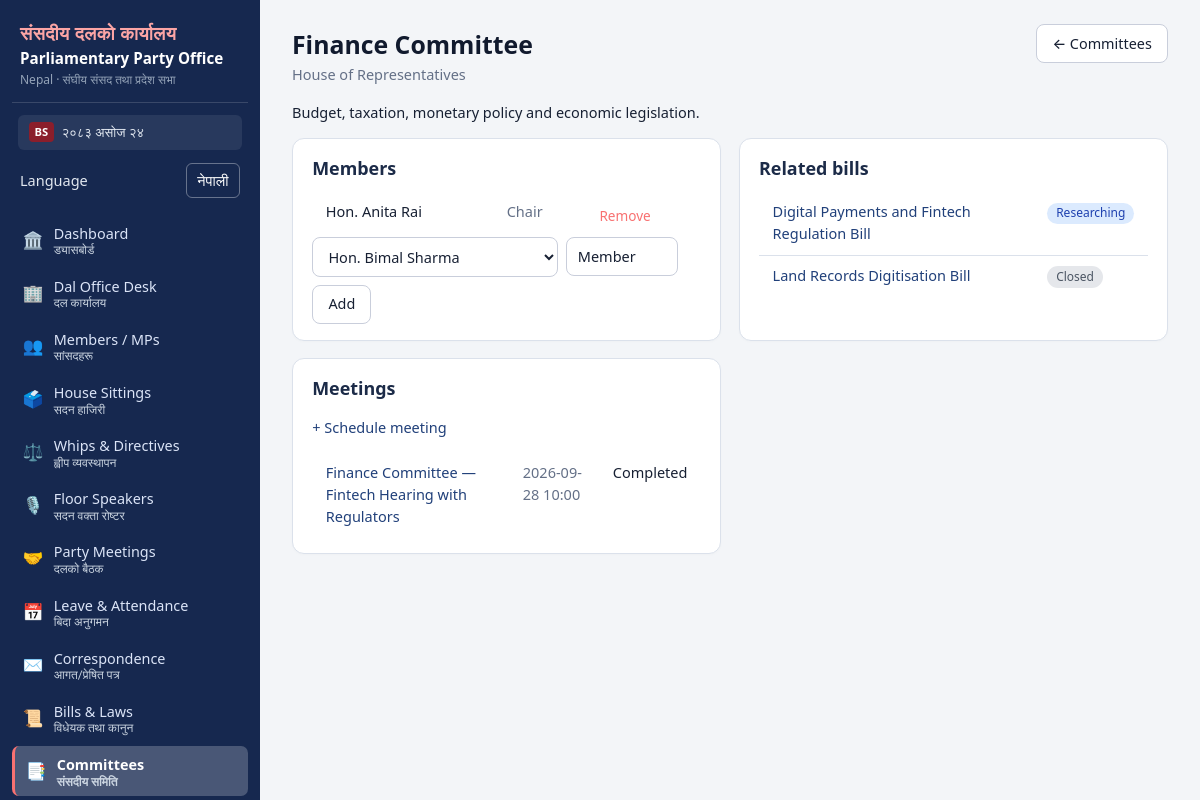
The app's page /committees/2 (signed in) with its own data.
### tables this page shows
CREATE TABLE users(
  id INTEGER PRIMARY KEY, name TEXT NOT NULL, email TEXT NOT NULL UNIQUE,
  password_hash TEXT NOT NULL, role TEXT NOT NULL,
  language TEXT NOT NULL DEFAULT 'en',
  status TEXT NOT NULL DEFAULT 'active', created_at TEXT NOT NULL);

CREATE TABLE committees(
  id INTEGER PRIMARY KEY, name TEXT NOT NULL, house TEXT, description TEXT,
  status TEXT NOT NULL DEFAULT 'active');

CREATE TABLE committee_members(
  committee_id INTEGER NOT NULL REFERENCES committees(id),
  parliamentarian_id INTEGER NOT NULL REFERENCES parliamentarians(id),
  role TEXT NOT NULL DEFAULT 'Member',
  PRIMARY KEY(committee_id, parliamentarian_id));

CREATE TABLE parliamentarians(
  id INTEGER PRIMARY KEY, name TEXT NOT NULL, name_ne TEXT, house TEXT, province TEXT,
  election_type TEXT, pr_cluster TEXT, dal_role TEXT, district TEXT, constituency TEXT,
  committee TEXT, contact TEXT, pa_name TEXT, pa_contact TEXT, capital_address TEXT,
  blood_group TEXT, bio TEXT, photo_url TEXT, status TEXT NOT NULL DEFAULT 'active',
  user_id INTEGER REFERENCES users(id));

CREATE TABLE bills(
  id INTEGER PRIMARY KEY, title TEXT NOT NULL, nepali_title TEXT, description TEXT,
  category TEXT, house TEXT DEFAULT 'House of Representatives', bill_type TEXT DEFAULT 'Government',
  status TEXT NOT NULL DEFAULT 'New', priority TEXT NOT NULL DEFAULT 'Medium',
  introduced_date TEXT, committee_id INTEGER REFERENCES committees(id),
  deadline TEXT, next_action TEXT, party_position TEXT DEFAULT 'Pending',
  decision_date TEXT, created_by INTEGER REFERENCES users(id),
  created_at TEXT NOT NULL, updated_at TEXT NOT NULL);

CREATE TABLE meetings(
  id INTEGER PRIMARY KEY, title TEXT NOT NULL, date TEXT NOT NULL,
  location TEXT, committee_id INTEGER REFERENCES committees(id),
  bill_id INTEGER REFERENCES bills(id), participants TEXT, agenda TEXT,
  decisions TEXT, minutes TEXT, status TEXT NOT NULL DEFAULT 'Scheduled',
  meeting_category TEXT DEFAULT 'Samsadiya Dal Meeting', house TEXT,
  created_by INTEGER REFERENCES users(id), created_at TEXT NOT NULL);

### app.py (the view)
@app.route("/committees/<int:cid>")
@login_required
def committee_view(cid):
    c = q("SELECT * FROM committees WHERE id=?", (cid,), one=True)
    if not c:
        abort(404)
    members = q("SELECT m.role, p.* FROM committee_members m JOIN parliamentarians p "
                "ON p.id=m.parliamentarian_id WHERE m.committee_id=? ORDER BY m.role='Chair' DESC, p.name",
                (cid,))
    bills = q("SELECT * FROM bills WHERE committee_id=? ORDER BY status!='Closed' DESC, title", (cid,))
    meetings = q("SELECT * FROM meetings WHERE committee_id=? ORDER BY date DESC", (cid,))
    candidates = q("SELECT id,name FROM parliamentarians WHERE status='active' AND id NOT IN "
                   "(SELECT parliamentarian_id FROM committee_members WHERE committee_id=?) ORDER BY name",
                   (cid,))
    return render_template("committee.html", c=c, members=members, bills=bills,
                           meetings=meetings, candidates=candidates)

### app.py (called while the page is built)
def today():
    return dt.date.today().isoformat()

def nepali_digits(val):
    if val is None:
        return ""
    return str(val).translate(NEP_DIGITS)

def db():
    if "db" not in g:
        g.db = sqlite3.connect(DB_PATH)
        g.db.row_factory = sqlite3.Row
        g.db.execute("PRAGMA foreign_keys=ON")
    return g.db

def q(sql, args=(), one=False):
    cur = db().execute(sql, args)
    return cur.fetchone() if one else cur.fetchall()

@app.before_request
def load_user():
    g.user = None
    uid = session.get("uid")
    if uid:
        u = q("SELECT * FROM users WHERE id=? AND status='active'", (uid,), one=True)
        if u:
            g.user = u
            session["language"] = u["language"] if "language" in u.keys() else "en"
        else:
            session.clear()
    if request.method == "POST":
        token = request.form.get("_csrf") or request.headers.get("X-CSRF-Token")
        if not token or token != session.get("csrf"):
            abort(400, "Invalid or missing CSRF token. Reload the page and try again.")

def csrf():
    if "csrf" not in session:
        session["csrf"] = secrets.token_hex(16)
    return session["csrf"]

def can(perm):
    return bool(g.user) and g.user["role"] in PERMS.get(perm, set())

def login_required(fn):
    @wraps(fn)
    def wrapper(*a, **kw):
        if not g.user:
            return redirect(url_for("login", next=request.full_path.rstrip("?")))
        return fn(*a, **kw)
    return wrapper

@app.template_filter("slug")
def slug(s):
    return (s or "").lower().replace(" ", "-").replace("/", "-").replace("&", "and")

@app.template_filter("fdt")
def fdt(s):
    return (s or "").replace("T", " ")[:16]

### templates/committee.html (shortened to what this page needs)
{% extends 'base.html' %}{% block title %}{{ c.name }}{% endblock %}
{% block content %}
<div class="page-head"><div><h1>{{ c.name }}</h1><span class="muted">{{ c.house or '' }}</span></div><a class="btn" href="{{ url_for('committees_list') }}">← Committees</a></div>
<p>{{ c.description or '' }}</p>
<div class="grid2">
<section class="card"><h2>Members</h2>
  {% if members %}<table class="tbl"><tbody>{% for m in members %}<tr><td>{{ m.name }}</td><td class="muted">{{ m.role }}</td>
    <td>{% if can('committee.manage') %}<form method="post" action="{{ url_for('committee_member_remove', cid=c.id, pid=m.id) }}"><input type="hidden" name="_csrf" value="{{ csrf() }}"><button class="linkbtn">Remove</button></form>{% endif %}</td></tr>{% endfor %}</tbody></table>
  {% else %}<p class="muted">No members yet.</p>{% endif %}
  {% if can('committee.manage') and candidates %}
  <form method="post" action="{{ url_for('committee_member_add', cid=c.id) }}" class="row">
    <select name="parliamentarian_id">{% for p in candidates %}<option value="{{ p.id }}">{{ p.name }}</option>{% endfor %}</select>
    <input name="role" value="Member" maxlength="60" style="width:7rem">
    <button class="btn">Add</button></form>{% endif %}
</section>
<section class="card"><h2>Related bills</h2>
  {% if bills %}<table class="tbl"><tbody>{% for b in bills %}<tr><td><a href="{{ url_for('bill_view', bid=b.id) }}">{{ b.title }}</a></td><td><span class="badge s-{{ b.status|slug }}">{{ b.status }}</span></td></tr>{% endfor %}</tbody></table>
  {% else %}<p class="muted">No bills referred.</p>{% endif %}
</section>
<section class="card"><h2>Meetings</h2>
  {% if can('meeting.manage') %}<p><a href="{{ url_for('meeting_new', committee=c.id) }}">+ Schedule meeting</a></p>{% endif %}
  {% if meetings %}<table class="tbl"><tbody>{% for m in meetings %}<tr><td><a href="{{ url_for('meeting_view', mid=m.id) }}">{{ m.title }}</a></td><td class="muted">{{ m.date|fdt }}</td><td>{{ m.status }}</td></tr>{% endfor %}</tbody></table>
  {% else %}<p class="muted">No meetings.</p>{% endif %}
</section>
</div>
{% endblock %}

### templates/base.html (shortened to what this page needs)
<!doctype html>
<html lang="{{ 'ne' if language == 'ne' else 'en' }}">
<head>
<link rel="stylesheet" href="{{ url_for('static', filename='style.css') }}">
</head>
<body>
{% if g.user %}
<aside class="sidebar">
  <div class="brand">
    <div class="brand-nep">संसदीय दलको कार्यालय</div>
    <div class="brand-main">Parliamentary Party Office</div>
    <div class="brand-sub">Nepal · संघीय संसद तथा प्रदेश सभा</div>
  </div>
  <div class="sidebar-date">
    <span class="cal-badge">BS</span> {{ bs_today.split(' (')[0] if bs_today else today }}
  </div>
  <form class="language-switch sidebar-language" method="post" action="{{ url_for('set_language', language='ne' if language != 'ne' else 'en') }}">
    <span>{{ 'Language' if language == 'en' else 'भाषा' }}</span>
    <button type="submit" lang="{{ 'en' if language == 'ne' else 'ne' }}">{{ 'नेपाली' if language == 'en' else 'English' }}</button>
  </form>
  <nav>
    <a href="{{ url_for('dashboard') }}" class="{{ 'on' if request.endpoint=='dashboard' }}">
      <span class="nav-icon">🏛️</span>
      <span class="nav-text">Dashboard <small class="nep">ड्यासबोर्ड</small></span>
    </a>
    <a href="{{ url_for('office_desk') }}" class="{{ 'on' if request.endpoint=='office_desk' }}">
      <span class="nav-icon">🏢</span>
      <span class="nav-text">Dal Office Desk <small class="nep">दल कार्यालय</small></span>
    </a>
    <a href="{{ url_for('members_list') }}" class="{{ 'on' if request.endpoint and request.endpoint.startswith('member') }}">
      <span class="nav-icon">👥</span>
      <span class="nav-text">Members / MPs <small class="nep">सांसदहरू</small></span>
    </a>
    <a href="{{ url_for('sittings_list') }}" class="{{ 'on' if request.endpoint and request.endpoint.startswith('sitting') }}">
      <span class="nav-icon">🗳️</span>
      <span class="nav-text">House Sittings <small class="nep">सदन हाजिरी</small></span>
    </a>
    <a href="{{ url_for('whips_list') }}" class="{{ 'on' if request.endpoint and request.endpoint.startswith('whip') }}">
      <span class="nav-icon">⚖️</span>
      <span class="nav-text">Whips & Directives <small class="nep">ह्वीप व्यवस्थापन</small></span>
    </a>
    <a href="{{ url_for('rosters_list') }}" class="{{ 'on' if request.endpoint and request.endpoint.startswith('roster') }}">
      <span class="nav-icon">🎙️</span>
      <span class="nav-text">Floor Speakers <small class="nep">सदन वक्ता रोष्टर</small></span>
    </a>
    <a href="{{ url_for('meetings_list') }}" class="{{ 'on' if request.endpoint and request.endpoint.startswith('meeting') }}">
      <span class="nav-icon">🤝</span>
      <span class="nav-text">Party Meetings <small class="nep">दलको बैठक</small></span>
    </a>
    <a href="{{ url_for('leaves_list') }}" class="{{ 'on' if request.endpoint and request.endpoint.startswith('leave') }}">
      <span class="nav-icon">📅</span>
      <span class="nav-text">Leave & Attendance <small class="nep">बिदा अनुगमन</small></span>
    </a>
    <a href="{{ url_for('letters_list') }}" class="{{ 'on' if request.endpoint and request.endpoint.startswith('letter') }}">
      <span class="nav-icon">✉️</span>
      <span class="nav-text">Correspondence <small class="nep">आगत/प्रेषित पत्र</small></span>
    </a>
    <a href="{{ url_for('bills_list') }}" class="{{ 'on' if request.endpoint and request.endpoint.startswith('bill') }}">
      <span class="nav-icon">📜</span>
      <span class="nav-text">Bills & Laws <small class="nep">विधेयक तथा कानुन</small></span>
    </a>
    <a href="{{ url_for('committees_list') }}" class="{{ 'on' if request.endpoint and request.endpoint.startswith('committee') }}">
      <span class="nav-icon">📑</span>
      <span class="nav-text">Committees <small class="nep">संसदीय समिति</small></span>
    </a>
  </nav>
</aside>
{% endif %}
<main class="{{ 'main' if g.user else 'main-bare' }}">
  {% block content %}{% endblock %}
</main>
</body>
</html>

### static/style.css (style rules this page uses)
:root { --bg: #f3f5f8; --card: #ffffff; --ink: #172033; --muted: #647087; --line: #dbe1eb; --brand: #16284f; --brand2: #21407a; --nepal-crimson: #8b1e2b; --nepal-crimson-dark: #63101b; --nepal-crimson-light: #fdf2f4; --ok: #157347; --ok-bg: #d1e7dd; --warn: #b45309; --warn-bg: #fef3c7; --err: #b91c1c; --err-bg: #fee2e2; --side: 260px; }
* { box-sizing: border-box; }
body { margin: 0; font: 14.5px/1.5 system-ui, -apple-system, 'Mukta', 'Segoe UI', Roboto, sans-serif; background: var(--bg); color: var(--ink); }
a { color: var(--brand2); text-decoration: none; }
h1 { font-size: 1.55rem; margin: .1rem 0; font-weight: 700; color: #111a2e; }
h2 { font-size: 1.12rem; margin: 0 0 .6rem; font-weight: 600; color: #1c2b48; }
.muted { color: var(--muted); }
.language-switch { display: inline-flex; align-items: center; margin: 0 .5rem; }
.language-switch button { border: 1px solid rgba(255,255,255,.35); border-radius: 6px; padding: .35rem .65rem; color: #fff; background: transparent; font: inherit; cursor: pointer; }
.sidebar-language { justify-content: space-between; padding: .35rem .5rem .65rem; margin: 0; color: #e2e8f0; }
.sidebar { position: fixed; inset: 0 auto 0 0; width: var(--side); background: var(--brand); color: #fff; display: flex; flex-direction: column; padding: 1rem .75rem; overflow-y: auto; z-index: 20; }
.brand { padding: .2rem .5rem .8rem; border-bottom: 1px solid rgba(255, 255, 255, 0.15); }
.brand-nep { font-size: 1.15rem; font-weight: 700; color: #fca5a5; letter-spacing: .02em; }
.brand-main { font-size: .95rem; font-weight: 600; color: #ffffff; line-height: 1.25; margin-top: .15rem; }
.brand-sub { font-size: .75rem; color: #94a3b8; margin-top: .2rem; }
.sidebar-date { background: rgba(255, 255, 255, 0.08); border-radius: 6px; padding: .45rem .65rem; margin: .75rem .4rem .5rem; font-size: .82rem; color: #e2e8f0; display: flex; align-items: center; gap: .5rem; }
.cal-badge { background: var(--nepal-crimson); color: #fff; font-size: .7rem; font-weight: 700; padding: .1rem .35rem; border-radius: 4px; }
.sidebar nav { display: flex; flex-direction: column; gap: 3px; flex: 1; margin-top: .4rem; }
.sidebar nav a { color: #dbe4f7; padding: .48rem .65rem; border-radius: 7px; display: flex; align-items: center; gap: .65rem; font-size: .9rem; }
.sidebar nav a.on { background: rgba(255, 255, 255, .22); color: #fff; font-weight: 600; border-left: 3px solid #f87171; }
.nav-icon { font-size: 1.05rem; line-height: 1; }
.nav-text small.nep { display: block; font-size: .75rem; color: #cbd5e1; line-height: 1.1; font-family: 'Mukta', system-ui, sans-serif; }
.linkbtn { background: none; border: 0; color: #f87171; cursor: pointer; padding: 0; font: inherit; font-size: .85rem; text-align: left; margin-top: .3rem; }
.main { margin-left: var(--side); padding: 1.5rem 2rem; max-width: 1300px; }
.page-head { display: flex; justify-content: space-between; align-items: flex-start; gap: 1rem; margin-bottom: 1rem; flex-wrap: wrap; }
.row { display: flex; gap: .5rem; align-items: center; flex-wrap: wrap; }
.card { background: var(--card); border: 1px solid var(--line); border-radius: 12px; padding: 1rem 1.2rem; margin-bottom: 1.1rem; box-shadow: 0 1px 3px rgba(0,0,0,.02); }
.grid2 { display: grid; grid-template-columns: repeat(auto-fit, minmax(360px, 1fr)); gap: 1.1rem; margin-bottom: 1.1rem; }
.grid2 > .card { margin-bottom: 0; }
.tbl { width: 100%; border-collapse: collapse; }
.tbl td { padding: .6rem .85rem; border-bottom: 1px solid var(--line); vertical-align: top; }
.tbl tr:last-child td { border-bottom: 0; }
.badge { display: inline-block; font-size: .75rem; padding: .12rem .55rem; border-radius: 999px; background: #e9edf6; color: #2b3550; white-space: nowrap; font-weight: 500; }
.s-closed { background: #e5e7eb; color: #4b5563; }
.s-researching, .s-under-review, .s-committee, .s-party-discussion, .s-follow-up, .s-scheduled { background: #dbeafe; color: #1e40af; }
input, select, textarea { font: inherit; padding: .5rem .7rem; border: 1px solid #c9cedb; border-radius: 8px; background: #fff; color: var(--ink); max-width: 100%; }
.btn { display: inline-block; font: inherit; font-size: .9rem; font-weight: 500; padding: .48rem .95rem; border-radius: 8px; border: 1px solid #c9cedb; background: #fff; color: var(--ink); cursor: pointer; transition: all .15s ease; }

### records on screen
users: language "Language", language "नेपाली"
committees: name "Finance Committee", house "House of Representatives", description "Budget, taxation, monetary policy and economic legislation."
committee_members: name "Hon. Anita Rai", role "Chair"
bills: title "Digital Payments and Fintech Regulation Bill", status "Researching"
bills: title "Land Records Digitisation Bill", status "Closed"
meetings: title "Finance Committee — Fintech Hearing with Regulators", date|fdt "2026-09-28 10:00", status "Completed"

### other values on screen
form field parliamentarian_id "Hon. Bimal Sharma"
